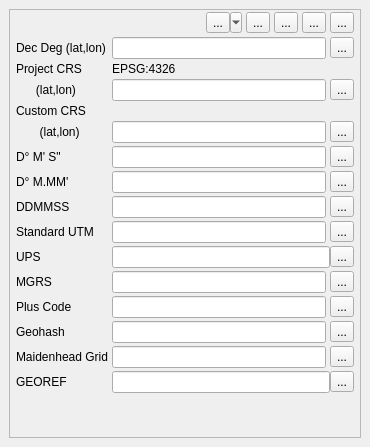
<?xml version="1.0" encoding="UTF-8"?>
<ui version="4.0">
 <class>CoordinateConverter</class>
 <widget class="QDockWidget" name="CoordinateConverter">
  <property name="geometry">
   <rect>
    <x>0</x>
    <y>0</y>
    <width>370</width>
    <height>447</height>
   </rect>
  </property>
  <property name="windowTitle">
   <string>Coordinate Conversion</string>
  </property>
  <widget class="QWidget" name="dockWidgetContents">
   <layout class="QVBoxLayout" name="verticalLayout">
    <item>
     <widget class="QScrollArea" name="scrollArea">
      <property name="widgetResizable">
       <bool>true</bool>
      </property>
      <widget class="QWidget" name="scrollAreaWidgetContents">
       <property name="geometry">
        <rect>
         <x>0</x>
         <y>0</y>
         <width>350</width>
         <height>405</height>
        </rect>
       </property>
       <layout class="QVBoxLayout" name="verticalLayout_3">
        <property name="spacing">
         <number>4</number>
        </property>
        <property name="leftMargin">
         <number>6</number>
        </property>
        <property name="topMargin">
         <number>2</number>
        </property>
        <property name="rightMargin">
         <number>6</number>
        </property>
        <property name="bottomMargin">
         <number>6</number>
        </property>
        <item>
         <layout class="QHBoxLayout" name="horizontalLayout">
          <item>
           <spacer name="horizontalSpacer_2">
            <property name="orientation">
             <enum>Qt::Horizontal</enum>
            </property>
            <property name="sizeHint" stdset="0">
             <size>
              <width>40</width>
              <height>20</height>
             </size>
            </property>
           </spacer>
          </item>
          <item>
           <widget class="QToolButton" name="xyButton">
            <property name="text">
             <string>...</string>
            </property>
            <property name="iconSize">
             <size>
              <width>24</width>
              <height>24</height>
             </size>
            </property>
            <property name="popupMode">
             <enum>QToolButton::MenuButtonPopup</enum>
            </property>
           </widget>
          </item>
          <item>
           <widget class="QToolButton" name="clearFormButton">
            <property name="toolTip">
             <string>Clear form</string>
            </property>
            <property name="text">
             <string>...</string>
            </property>
           </widget>
          </item>
          <item>
           <widget class="QToolButton" name="optionsButton">
            <property name="toolTip">
             <string>Settings</string>
            </property>
            <property name="text">
             <string>...</string>
            </property>
           </widget>
          </item>
          <item>
           <widget class="QToolButton" name="zoomButton">
            <property name="toolTip">
             <string>Zoom to coordinate</string>
            </property>
            <property name="text">
             <string>...</string>
            </property>
           </widget>
          </item>
          <item>
           <widget class="QToolButton" name="coordCaptureButton">
            <property name="toolTip">
             <string>Capture coordinates by clicking on map</string>
            </property>
            <property name="text">
             <string>...</string>
            </property>
            <property name="checkable">
             <bool>true</bool>
            </property>
           </widget>
          </item>
         </layout>
        </item>
        <item>
         <layout class="QFormLayout" name="formLayout">
          <property name="horizontalSpacing">
           <number>4</number>
          </property>
          <property name="verticalSpacing">
           <number>3</number>
          </property>
          <item row="0" column="0">
           <widget class="QLabel" name="wgs84Label">
            <property name="text">
             <string>Dec Deg (lat,lon)</string>
            </property>
           </widget>
          </item>
          <item row="0" column="1">
           <layout class="QHBoxLayout" name="horizontalLayout_3">
            <property name="spacing">
             <number>4</number>
            </property>
            <item>
             <widget class="QLineEdit" name="wgs84LineEdit"/>
            </item>
            <item>
             <widget class="QToolButton" name="wgs84CopyButton">
              <property name="toolTip">
               <string>Copy to clipboard</string>
              </property>
              <property name="text">
               <string>...</string>
              </property>
             </widget>
            </item>
           </layout>
          </item>
          <item row="2" column="0">
           <widget class="QLabel" name="projectLabel">
            <property name="text">
             <string>      (lat,lon)</string>
            </property>
           </widget>
          </item>
          <item row="2" column="1">
           <layout class="QHBoxLayout" name="horizontalLayout_5">
            <property name="spacing">
             <number>4</number>
            </property>
            <item>
             <widget class="QLineEdit" name="projLineEdit"/>
            </item>
            <item>
             <widget class="QToolButton" name="projCopyButton">
              <property name="toolTip">
               <string>Copy to clipboard</string>
              </property>
              <property name="text">
               <string>...</string>
              </property>
             </widget>
            </item>
           </layout>
          </item>
          <item row="3" column="0">
           <widget class="QLabel" name="label_6">
            <property name="text">
             <string>Custom CRS</string>
            </property>
           </widget>
          </item>
          <item row="3" column="1">
           <widget class="QgsProjectionSelectionWidget" name="customProjectionSelectionWidget"/>
          </item>
          <item row="4" column="1">
           <layout class="QHBoxLayout" name="horizontalLayout_6">
            <property name="spacing">
             <number>4</number>
            </property>
            <item>
             <widget class="QLineEdit" name="customLineEdit"/>
            </item>
            <item>
             <widget class="QToolButton" name="customCopyButton">
              <property name="toolTip">
               <string>Copy to clipboard</string>
              </property>
              <property name="text">
               <string>...</string>
              </property>
             </widget>
            </item>
           </layout>
          </item>
          <item row="5" column="1">
           <layout class="QHBoxLayout" name="horizontalLayout_7">
            <property name="spacing">
             <number>4</number>
            </property>
            <item>
             <widget class="QLineEdit" name="dmsLineEdit"/>
            </item>
            <item>
             <widget class="QToolButton" name="dmsCopyButton">
              <property name="toolTip">
               <string>Copy to clipboard</string>
              </property>
              <property name="text">
               <string>...</string>
              </property>
             </widget>
            </item>
           </layout>
          </item>
          <item row="5" column="0">
           <widget class="QLabel" name="dmsLabel">
            <property name="text">
             <string>D° M' S&quot;</string>
            </property>
           </widget>
          </item>
          <item row="6" column="0">
           <widget class="QLabel" name="dmLabel">
            <property name="text">
             <string>D° M.MM'</string>
            </property>
           </widget>
          </item>
          <item row="6" column="1">
           <layout class="QHBoxLayout" name="horizontalLayout_12">
            <property name="spacing">
             <number>4</number>
            </property>
            <item>
             <widget class="QLineEdit" name="dmLineEdit"/>
            </item>
            <item>
             <widget class="QToolButton" name="dmCopyButton">
              <property name="text">
               <string>...</string>
              </property>
             </widget>
            </item>
           </layout>
          </item>
          <item row="7" column="0">
           <widget class="QLabel" name="ddmmssLabel">
            <property name="text">
             <string>DDMMSS</string>
            </property>
           </widget>
          </item>
          <item row="7" column="1">
           <layout class="QHBoxLayout" name="horizontalLayout_8">
            <property name="spacing">
             <number>4</number>
            </property>
            <item>
             <widget class="QLineEdit" name="ddmmssLineEdit"/>
            </item>
            <item>
             <widget class="QToolButton" name="ddmmssCopyButton">
              <property name="toolTip">
               <string>Copy to clipboard</string>
              </property>
              <property name="text">
               <string>...</string>
              </property>
             </widget>
            </item>
           </layout>
          </item>
          <item row="8" column="0">
           <widget class="QLabel" name="label_2">
            <property name="text">
             <string>Standard UTM</string>
            </property>
           </widget>
          </item>
          <item row="8" column="1">
           <layout class="QHBoxLayout" name="horizontalLayout_9">
            <property name="spacing">
             <number>4</number>
            </property>
            <item>
             <widget class="QLineEdit" name="utmLineEdit"/>
            </item>
            <item>
             <widget class="QToolButton" name="utmCopyButton">
              <property name="toolTip">
               <string>Copy to clipboard</string>
              </property>
              <property name="text">
               <string>...</string>
              </property>
             </widget>
            </item>
           </layout>
          </item>
          <item row="10" column="0">
           <widget class="QLabel" name="label_4">
            <property name="text">
             <string>MGRS</string>
            </property>
           </widget>
          </item>
          <item row="10" column="1">
           <layout class="QHBoxLayout" name="horizontalLayout_10">
            <property name="spacing">
             <number>4</number>
            </property>
            <item>
             <widget class="QLineEdit" name="mgrsLineEdit"/>
            </item>
            <item>
             <widget class="QToolButton" name="mgrsCopyButton">
              <property name="toolTip">
               <string>Copy to clipboard</string>
              </property>
              <property name="text">
               <string>...</string>
              </property>
             </widget>
            </item>
           </layout>
          </item>
          <item row="11" column="0">
           <widget class="QLabel" name="label_5">
            <property name="text">
             <string>Plus Code</string>
            </property>
           </widget>
          </item>
          <item row="11" column="1">
           <layout class="QHBoxLayout" name="horizontalLayout_11">
            <property name="spacing">
             <number>4</number>
            </property>
            <item>
             <widget class="QLineEdit" name="plusLineEdit"/>
            </item>
            <item>
             <widget class="QToolButton" name="plusCopyButton">
              <property name="toolTip">
               <string>Copy to clipboard</string>
              </property>
              <property name="text">
               <string>...</string>
              </property>
             </widget>
            </item>
           </layout>
          </item>
          <item row="12" column="0">
           <widget class="QLabel" name="label">
            <property name="text">
             <string>Geohash</string>
            </property>
           </widget>
          </item>
          <item row="12" column="1">
           <layout class="QHBoxLayout" name="horizontalLayout_13">
            <property name="spacing">
             <number>4</number>
            </property>
            <item>
             <widget class="QLineEdit" name="geohashLineEdit"/>
            </item>
            <item>
             <widget class="QToolButton" name="geohashCopyButton">
              <property name="text">
               <string>...</string>
              </property>
             </widget>
            </item>
           </layout>
          </item>
          <item row="13" column="0">
           <widget class="QLabel" name="label_3">
            <property name="text">
             <string>Maidenhead Grid</string>
            </property>
           </widget>
          </item>
          <item row="13" column="1">
           <layout class="QHBoxLayout" name="horizontalLayout_2">
            <property name="spacing">
             <number>4</number>
            </property>
            <item>
             <widget class="QLineEdit" name="maidenheadLineEdit"/>
            </item>
            <item>
             <widget class="QToolButton" name="maidenheadCopyButton">
              <property name="text">
               <string>...</string>
              </property>
             </widget>
            </item>
           </layout>
          </item>
          <item row="4" column="0">
           <widget class="QLabel" name="customLabel">
            <property name="sizePolicy">
             <sizepolicy hsizetype="Preferred" vsizetype="Preferred">
              <horstretch>0</horstretch>
              <verstretch>0</verstretch>
             </sizepolicy>
            </property>
            <property name="layoutDirection">
             <enum>Qt::LeftToRight</enum>
            </property>
            <property name="text">
             <string>       (lat,lon)</string>
            </property>
            <property name="alignment">
             <set>Qt::AlignCenter</set>
            </property>
           </widget>
          </item>
          <item row="1" column="0">
           <widget class="QLabel" name="label_7">
            <property name="text">
             <string>Project CRS</string>
            </property>
           </widget>
          </item>
          <item row="1" column="1">
           <widget class="QLabel" name="projectCRSLabel">
            <property name="text">
             <string>EPSG:4326</string>
            </property>
           </widget>
          </item>
          <item row="9" column="0">
           <widget class="QLabel" name="label_8">
            <property name="text">
             <string>UPS</string>
            </property>
           </widget>
          </item>
          <item row="9" column="1">
           <layout class="QHBoxLayout" name="horizontalLayout_4">
            <item>
             <widget class="QLineEdit" name="upsLineEdit"/>
            </item>
            <item>
             <widget class="QToolButton" name="upsCopyButton">
              <property name="text">
               <string>...</string>
              </property>
             </widget>
            </item>
           </layout>
          </item>
          <item row="14" column="0">
           <widget class="QLabel" name="label_9">
            <property name="text">
             <string>GEOREF</string>
            </property>
           </widget>
          </item>
          <item row="14" column="1">
           <layout class="QHBoxLayout" name="horizontalLayout_14">
            <item>
             <widget class="QLineEdit" name="georefLineEdit"/>
            </item>
            <item>
             <widget class="QToolButton" name="georefCopyButton">
              <property name="text">
               <string>...</string>
              </property>
             </widget>
            </item>
           </layout>
          </item>
         </layout>
        </item>
       </layout>
      </widget>
     </widget>
    </item>
   </layout>
  </widget>
 </widget>
 <customwidgets>
  <customwidget>
   <class>QgsProjectionSelectionWidget</class>
   <extends>QWidget</extends>
   <header>qgsprojectionselectionwidget.h</header>
  </customwidget>
 </customwidgets>
 <resources/>
 <connections/>
</ui>
